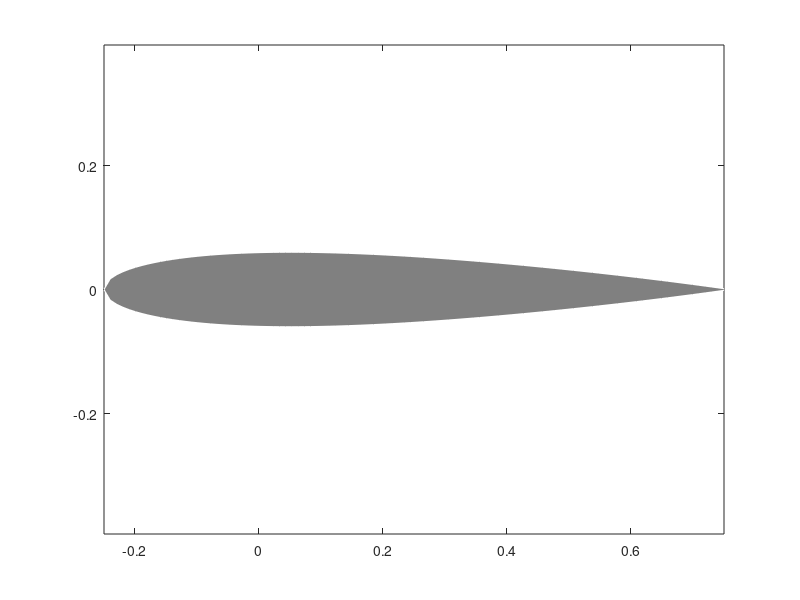

The MATLAB script that drew this image:
function plot_naca0012_aoa(chord_length, num_points, angle_of_attack_deg)
    % PLOT_NACA0012_AOA Plots the NACA 0012 airfoil at a specified angle of attack.
    % 
    % Inputs:
    %   chord_length - Length of the airfoil chord (default: 1)
    %   num_points - Number of points to define the airfoil surface (default: 100)
    %   angle_of_attack_deg - Angle of attack in degrees (default: 0)
    %
    % Example usage:
    %   plot_naca0012_aoa(1, 100, 10);

    if nargin < 1, chord_length = 1; end
    if nargin < 2, num_points = 100; end
    if nargin < 3, angle_of_attack_deg = 0; end
    
    % Convert angle of attack from degrees to radians
    angle_of_attack_rad = deg2rad(angle_of_attack_deg);
    
    % Thickness distribution for NACA 0012
    t = 0.12; % Thickness as a fraction of the chord
    x = linspace(0, chord_length, num_points);
    y_t = 5 * t * (0.2969 * sqrt(x/chord_length) ...
                   - 0.1260 * (x/chord_length) ...
                   - 0.3516 * (x/chord_length).^2 ...
                   + 0.2843 * (x/chord_length).^3 ...
                   - 0.1015 * (x/chord_length).^4);
    
    % Upper and lower surfaces
    y_upper = y_t;
    y_lower = -y_t;

    % Translate the airfoil if necessary (example translation)
    translation = [-0.25, 0]; % Adjust as necessary
    x_translated = x + translation(1);
    y_upper_translated = y_upper + translation(2);
    y_lower_translated = y_lower + translation(2);

    % Rotation matrix
    R = [cos(angle_of_attack_rad) -sin(angle_of_attack_rad);
         sin(angle_of_attack_rad) cos(angle_of_attack_rad)];
    
    % Apply rotation to airfoil coordinates (vectorized)
    upper_rotated = R * [x_translated; y_upper_translated];
    lower_rotated = R * [x_translated; y_lower_translated];

    % Plotting the airfoil
    % Combine the upper and lower surfaces
    airfoil_x = [upper_rotated(1, :) lower_rotated(1, end:-1:1)];
    airfoil_y = [upper_rotated(2, :) lower_rotated(2, end:-1:1)];
    %color_airfoil = [1.0 1.0 1.0]; %white color
    color_airfoil = [.5 .5 .5]; %greycolor

    fill(airfoil_x, airfoil_y, color_airfoil, 'LineStyle', 'none'); % Fill with white color
    hold on;
    plot(upper_rotated(1, :), upper_rotated(2, :), 'w', 'LineWidth', 0.5);
    plot(lower_rotated(1, :), lower_rotated(2, :), 'w', 'LineWidth', 0.5);
    axis equal;
    hold off;
end